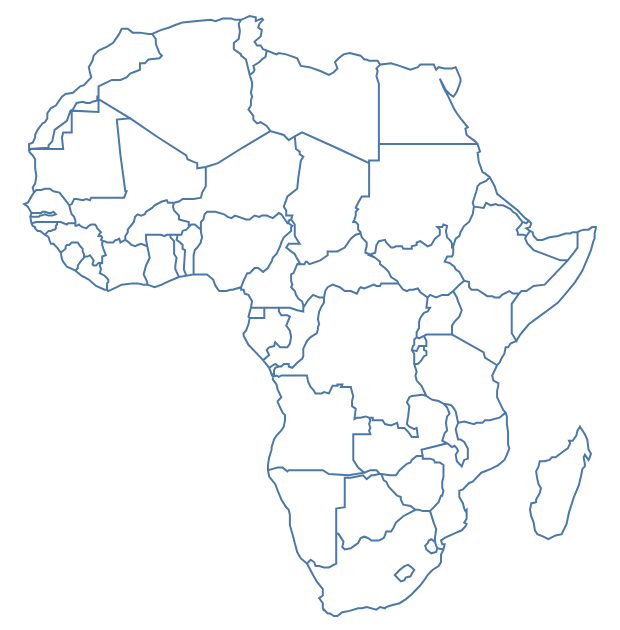

Notebook code for this chart:
### Code cell
data = tp.utils.example_data_africa()
topo = tp.Topology(data, prequantize=470)
topo.to_alt()

### Figure 1 — Vega-Lite specification as saved in the notebook (floating-point values rounded to 4 significant figures; data arrays with more than 128 entries replaced by an {"elided": "..."} marker saying what was removed)
{"config": {"view": {"continuousWidth": 400, "continuousHeight": 300}}, "data": {"name": "data-9db084c45844d85125cf3ff641f3001d", "format": {"mesh": "data", "type": "topojson"}}, "mark": {"type": "geoshape", "filled": false}, "projection": {"reflectY": true, "type": "identity"}, "width": 300, "$schema": "https://vega.github.io/schema/vega-lite/v4.8.1.json", "datasets": {"data-9db084c45844d85125cf3ff641f3001d": {"type": "Topology", "objects": {"data": {"geometries": [{"id": "1", "type": "Polygon", "properties": {"continent": "Africa", "gdp_md_est": 150600.0, "iso_a3": "TZA", "name": "Tanzania", "pop_est": 53950935}, "bbox": [29.34, -11.72, 40.32, -0.95], "arcs": [[-6, 0, -84, -82, -77, -3, -100, -140, -137]]}, {"id": "2", "type": "Polygon", "properties": {"continent": "Africa", "gdp_md_est": 906.5, "iso_a3": "ESH", "name": "W. Sahara", "pop_est": 603253}, "bbox": [-17.06, 21.0, -8.665, 27.66], "arcs": [[-106, -22, 1, -115]]}, {"id": "11", "type": "Polygon", "properties": {"continent": "Africa", "gdp_md_est": 66010.0, "iso_a3": "COD", "name": "Dem. Rep. Congo", "pop_est": 83301151}, "bbox": [12.18, -13.26, 31.17, 5.256], "arcs": [[2, -81, -96, 3, -93, -67, -63, -144, -138, -142, -101]]}, {"id": "12", "type": "Polygon", "properties": {"continent": "Africa", "gdp_md_est": 4719.0, "iso_a3": "SOM", "name": "Somalia", "pop_est": 7531386}, "bbox": [40.98, -1.683, 51.13, 12.02], "arcs": [[-7, -126, -133, 4]]}, {"id": "13", "type": "Polygon", "properties": {"continent": "Africa", "gdp_md_est": 152700.0, "iso_a3": "KEN", "name": "Kenya", "pop_est": 47615739}, "bbox": [33.89, -4.677, 41.86, 5.506], "arcs": [[5, -139, -148, -127, 6, 7]]}, {"id": "14", "type": "Polygon", "properties": {"continent": "Africa", "gdp_md_est": 176300.0, "iso_a3": "SDN", "name": "Sudan", "pop_est": 37345935}, "bbox": [21.94, 8.229, 38.41, 22.0], "arcs": [[-66, -10, -119, -117, 8, -112, -128, -146]]}, {"id": "15", "type": "Polygon", "properties": {"continent": "Africa", "gdp_md_est": 30590.0, "iso_a3": "TCD", "name": "Chad", "pop_est": 12075985}, "bbox": [13.54, 7.422, 23.89, 23.41], "arcs": [[9, -65, -33, -27, -120]]}, {"id": "25", "type": "Polygon", "properties": {"continent": "Africa", "gdp_md_est": 739100.0, "iso_a3": "ZAF", "name": "South Africa", "pop_est": 54841552}, "bbox": [16.34, -34.82, 32.83, -22.09], "arcs": [[-16, -14, -13, -87, -91, -86, 10], [11]]}, {"id": "26", "type": "Polygon", "properties": {"continent": "Africa", "gdp_md_est": 6019.0, "iso_a3": "LSO", "name": "Lesotho", "pop_est": 1958042}, "bbox": [27.0, -30.65, 29.33, -28.65], "arcs": [[11]]}, {"id": "48", "type": "Polygon", "properties": {"continent": "Africa", "gdp_md_est": 28330.0, "iso_a3": "ZWE", "name": "Zimbabwe", "pop_est": 13805084}, "bbox": [25.26, -22.27, 32.85, -15.51], "arcs": [[12, -15, -78, -88]]}, {"id": "49", "type": "Polygon", "properties": {"continent": "Africa", "gdp_md_est": 35900.0, "iso_a3": "BWA", "name": "Botswana", "pop_est": 2214858}, "bbox": [19.9, -26.83, 29.43, -17.66], "arcs": [[13, -18, -79, 14]]}, {"id": "50", "type": "Polygon", "properties": {"continent": "Africa", "gdp_md_est": 25990.0, "iso_a3": "NAM", "name": "Namibia", "pop_est": 2484780}, "bbox": [11.73, -29.05, 25.08, -16.94], "arcs": [[15, 16, -98, -80, 17]]}, {"id": "51", "type": "Polygon", "properties": {"continent": "Africa", "gdp_md_est": 39720.0, "iso_a3": "SEN", "name": "Senegal", "pop_est": 14668522}, "bbox": [-17.63, 12.33, -11.47, 16.6], "arcs": [[18, -24, -21, -44, -48, 19, -103]]}, {"id": "52", "type": "Polygon", "properties": {"continent": "Africa", "gdp_md_est": 38090.0, "iso_a3": "MLI", "name": "Mali", "pop_est": 17885245}, "bbox": [-12.17, 10.1, 4.27, 24.97], "arcs": [[20, -23, -110, -29, -57, -41, -45]]}, {"id": "53", "type": "Polygon", "properties": {"continent": "Africa", "gdp_md_est": 16710.0, "iso_a3": "MRT", "name": "Mauritania", "pop_est": 3758571}, "bbox": [-17.06, 14.62, -4.923, 27.4], "arcs": [[21, -111, 22, 23, 24]]}, {"id": "54", "type": "Polygon", "properties": {"continent": "Africa", "gdp_md_est": 24310.0, "iso_a3": "BEN", "name": "Benin", "pop_est": 11038805}, "bbox": [0.7723, 6.142, 3.797, 12.24], "arcs": [[25, -37, -59, -28, -30]]}, {"id": "55", "type": "Polygon", "properties": {"continent": "Africa", "gdp_md_est": 20150.0, "iso_a3": "NER", "name": "Niger", "pop_est": 19245344}, "bbox": [0.2956, 11.66, 15.9, 23.47], "arcs": [[26, -36, -31, 27, -58, 28, -109, -121]]}, {"id": "56", "type": "Polygon", "properties": {"continent": "Africa", "gdp_md_est": 1089000.0, "iso_a3": "NGA", "name": "Nigeria", "pop_est": 190632261}, "bbox": [2.692, 4.241, 14.58, 13.87], "arcs": [[29, 30, -35, 31]]}, {"id": "57", "type": "Polygon", "properties": {"continent": "Africa", "gdp_md_est": 77240.0, "iso_a3": "CMR", "name": "Cameroon", "pop_est": 24994885}, "bbox": [8.489, 1.728, 16.01, 12.86], "arcs": [[32, -64, -69, -71, -74, 33, 34, 35]]}, {"id": "58", "type": "Polygon", "properties": {"continent": "Africa", "gdp_md_est": 11610.0, "iso_a3": "TGO", "name": "Togo", "pop_est": 7965055}, "bbox": [-0.04978, 5.929, 1.865, 11.02], "arcs": [[36, 37, -39, -60]]}, {"id": "59", "type": "Polygon", "properties": {"continent": "Africa", "gdp_md_est": 120800.0, "iso_a3": "GHA", "name": "Ghana", "pop_est": 27499924}, "bbox": [-3.244, 4.71, 1.06, 11.1], "arcs": [[38, 39, -42, -61]]}, {"id": "60", "type": "Polygon", "properties": {"continent": "Africa", "gdp_md_est": 87120.0, "iso_a3": "CIV", "name": "Côte d'Ivoire", "pop_est": 24184810}, "bbox": [-8.603, 4.338, -2.562, 10.52], "arcs": [[40, -62, 41, 42, -51, -46]]}, {"id": "61", "type": "Polygon", "properties": {"continent": "Africa", "gdp_md_est": 16080.0, "iso_a3": "GIN", "name": "Guinea", "pop_est": 12413867}, "bbox": [-15.13, 7.309, -7.832, 12.59], "arcs": [[43, 44, 45, -53, -54, 46, -49]]}, {"id": "62", "type": "Polygon", "properties": {"continent": "Africa", "gdp_md_est": 2851.0, "iso_a3": "GNB", "name": "Guinea-Bissau", "pop_est": 1792338}, "bbox": [-16.68, 11.04, -13.7, 12.63], "arcs": [[47, 48, 49]]}, {"id": "63", "type": "Polygon", "properties": {"continent": "Africa", "gdp_md_est": 3881.0, "iso_a3": "LBR", "name": "Liberia", "pop_est": 4689021}, "bbox": [-11.44, 4.356, -7.54, 8.541], "arcs": [[50, 51, -55, 52]]}, {"id": "64", "type": "Polygon", "properties": {"continent": "Africa", "gdp_md_est": 10640.0, "iso_a3": "SLE", "name": "Sierra Leone", "pop_est": 6163195}, "bbox": [-13.25, 6.786, -10.23, 10.05], "arcs": [[53, 54, 55]]}, {"id": "65", "type": "Polygon", "properties": {"continent": "Africa", "gdp_md_est": 32990.0, "iso_a3": "BFA", "name": "Burkina Faso", "pop_est": 20107509}, "bbox": [-5.471, 9.611, 2.177, 15.12], "arcs": [[56, 57, 58, 59, 60, 61]]}, {"id": "66", "type": "Polygon", "properties": {"continent": "Africa", "gdp_md_est": 3206.0, "iso_a3": "CAF", "name": "Central African Rep.", "pop_est": 5625118}, "bbox": [14.46, 2.268, 27.37, 11.14], "arcs": [[62, -70, 63, 64, 65, -145]]}, {"id": "67", "type": "Polygon", "properties": {"continent": "Africa", "gdp_md_est": 30270.0, "iso_a3": "COG", "name": "Congo", "pop_est": 4954674}, "bbox": [11.09, -5.038, 18.45, 3.728], "arcs": [[66, -95, 67, -72, 68, 69]]}, {"id": "68", "type": "Polygon", "properties": {"continent": "Africa", "gdp_md_est": 35980.0, "iso_a3": "GAB", "name": "Gabon", "pop_est": 1772255}, "bbox": [8.798, -3.979, 14.43, 2.327], "arcs": [[70, 71, 72, -75]]}, {"id": "69", "type": "Polygon", "properties": {"continent": "Africa", "gdp_md_est": 31770.0, "iso_a3": "GNQ", "name": "Eq. Guinea", "pop_est": 778358}, "bbox": [9.306, 1.01, 11.29, 2.284], "arcs": [[73, 74, 75]]}, {"id": "70", "type": "Polygon", "properties": {"continent": "Africa", "gdp_md_est": 65170.0, "iso_a3": "ZMB", "name": "Zambia", "pop_est": 15972000}, "bbox": [21.89, -17.96, 33.49, -8.238], "arcs": [[76, -83, -89, 77, 78, 79, -97, 80]]}, {"id": "71", "type": "Polygon", "properties": {"continent": "Africa", "gdp_md_est": 21200.0, "iso_a3": "MWI", "name": "Malawi", "pop_est": 19196246}, "bbox": [32.69, -16.8, 35.77, -9.231], "arcs": [[81, -90, 82]]}, {"id": "72", "type": "Polygon", "properties": {"continent": "Africa", "gdp_md_est": 35010.0, "iso_a3": "MOZ", "name": "Mozambique", "pop_est": 26573706}, "bbox": [30.18, -26.74, 40.78, -10.32], "arcs": [[83, 84, 85, -92, 86, 87, 88, 89]]}, {"id": "73", "type": "Polygon", "properties": {"continent": "Africa", "gdp_md_est": 11060.0, "iso_a3": "SWZ", "name": "eSwatini", "pop_est": 1467152}, "bbox": [30.68, -27.29, 32.07, -25.66], "arcs": [[90, 91]]}, {"id": "74", "type": "MultiPolygon", "properties": {"continent": "Africa", "gdp_md_est": 189000.0, "iso_a3": "AGO", "name": "Angola", "pop_est": 29310273}, "bbox": [11.64, -17.93, 24.08, -4.438], "arcs": [[[92, 93, 94]], [[95, 96, 97, 98]]]}, {"id": "75", "type": "Polygon", "properties": {"continent": "Africa", "gdp_md_est": 7892.0, "iso_a3": "BDI", "name": "Burundi", "pop_est": 11466756}, "bbox": [29.02, -4.5, 30.75, -2.348], "arcs": [[99, 100, -141]]}, {"id": "78", "type": "Polygon", "properties": {"continent": "Africa", "gdp_md_est": 36860.0, "iso_a3": "MDG", "name": "Madagascar", "pop_est": 25054161}, "bbox": [43.25, -25.6, 50.48, -12.04], "arcs": [[101]]}, {"id": "80", "type": "Polygon", "properties": {"continent": "Africa", "gdp_md_est": 3387.0, "iso_a3": "GMB", "name": "Gambia", "pop_est": 2051363}, "bbox": [-16.84, 13.13, -13.84, 13.88], "arcs": [[102, 103]]}, {"id": "81", "type": "Polygon", "properties": {"continent": "Africa", "gdp_md_est": 130800.0, "iso_a3": "TUN", "name": "Tunisia", "pop_est": 11403800}, "bbox": [7.524, 30.31, 11.49, 37.35], "arcs": [[-108, 104, -123]]}, {"id": "82", "type": "Polygon", "properties": {"continent": "Africa", "gdp_md_est": 609400.0, "iso_a3": "DZA", "name": "Algeria", "pop_est": 40969443}, "bbox": [-8.684, 19.06, 12.0, 37.12], "arcs": [[105, -114, 106, 107, -122, 108, 109, 110]]}, {"id": "154", "type": "Polygon", "properties": {"continent": "Africa", "gdp_md_est": 9169.0, "iso_a3": "ERI", "name": "Eritrea", "pop_est": 5918919}, "bbox": [36.32, 12.46, 43.08, 18.0], "arcs": [[111, 112, -130, -129]]}, {"id": "162", "type": "Polygon", "properties": {"continent": "Africa", "gdp_md_est": 282800.0, "iso_a3": "MAR", "name": "Morocco", "pop_est": 33986655}, "bbox": [-17.02, 21.42, -1.125, 35.76], "arcs": [[113, 114, 115]]}, {"id": "163", "type": "Polygon", "properties": {"continent": "Africa", "gdp_md_est": 1105000.0, "iso_a3": "EGY", "name": "Egypt", "pop_est": 97041072}, "bbox": [24.7, 22.0, 36.87, 31.59], "arcs": [[116, -125, 117]]}, {"id": "164", "type": "Polygon", "properties": {"continent": "Africa", "gdp_md_est": 90890.0, "iso_a3": "LBY", "name": "Libya", "pop_est": 6653210}, "bbox": [9.319, 19.58, 25.16, 33.14], "arcs": [[118, 119, 120, 121, 122, 123, 124]]}, {"id": "165", "type": "Polygon", "properties": {"continent": "Africa", "gdp_md_est": 174700.0, "iso_a3": "ETH", "name": "Ethiopia", "pop_est": 105350020}, "bbox": [32.95, 3.422, 47.79, 14.96], "arcs": [[125, 126, -147, 127, 128, -132, -134]]}, {"id": "166", "type": "Polygon", "properties": {"continent": "Africa", "gdp_md_est": 3345.0, "iso_a3": "DJI", "name": "Djibouti", "pop_est": 865267}, "bbox": [41.66, 10.93, 43.32, 12.7], "arcs": [[129, 130, -135, 131]]}, {"id": "167", "type": "Polygon", "properties": {"continent": "Africa", "gdp_md_est": 12250.0, "iso_a3": "-99", "name": "Somaliland", "pop_est": 3500000}, "bbox": [42.56, 7.997, 48.95, 11.46], "arcs": [[132, 133, 134, 135]]}, {"id": "168", "type": "Polygon", "properties": {"continent": "Africa", "gdp_md_est": 84930.0, "iso_a3": "UGA", "name": "Uganda", "pop_est": 39570125}, "bbox": [29.58, -1.443, 35.04, 4.25], "arcs": [[136, -143, 137, -149, 138]]}, {"id": "169", "type": "Polygon", "properties": {"continent": "Africa", "gdp_md_est": 21970.0, "iso_a3": "RWA", "name": "Rwanda", "pop_est": 11901484}, "bbox": [29.02, -2.918, 30.82, -1.135], "arcs": [[139, 140, 141, 142]]}, {"id": "176", "type": "Polygon", "properties": {"continent": "Africa", "gdp_md_est": 20880.0, "iso_a3": "SSD", "name": "S. Sudan", "pop_est": 13026129}, "bbox": [23.89, 3.509, 35.3, 12.25], "arcs": [[143, 144, 145, 146, 147, 148]]}], "type": "GeometryCollection"}}, "bbox": [-17.63, -34.82, 51.13, 37.35], "transform": {"scale": [0.1466, 0.1539], "translate": [-17.63, -34.82]}, "arcs": {"elided": "149 rows, 2860 int values in total"}}}}
